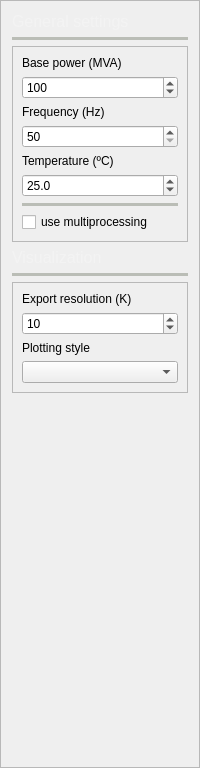
         <widget class="QFrame" name="frame_7">
          <property name="frameShape">
           <enum>QFrame::StyledPanel</enum>
          </property>
          <property name="frameShadow">
           <enum>QFrame::Raised</enum>
          </property>
          <layout class="QVBoxLayout" name="verticalLayout_12">
           <item>
            <widget class="QLabel" name="label_11">
             <property name="palette">
              <palette>
               <active>
                <colorrole role="WindowText">
                 <brush brushstyle="SolidPattern">
                  <color alpha="255">
                   <red>243</red>
                   <green>243</green>
                   <blue>243</blue>
                  </color>
                 </brush>
                </colorrole>
               </active>
               <inactive>
                <colorrole role="WindowText">
                 <brush brushstyle="SolidPattern">
                  <color alpha="255">
                   <red>243</red>
                   <green>243</green>
                   <blue>243</blue>
                  </color>
                 </brush>
                </colorrole>
               </inactive>
               <disabled>
                <colorrole role="WindowText">
                 <brush brushstyle="SolidPattern">
                  <color alpha="255">
                   <red>190</red>
                   <green>190</green>
                   <blue>190</blue>
                  </color>
                 </brush>
                </colorrole>
               </disabled>
              </palette>
             </property>
             <property name="font">
              <font>
               <pointsize>12</pointsize>
              </font>
             </property>
             <property name="text">
              <string>General settings</string>
             </property>
            </widget>
           </item>
           <item>
            <widget class="Line" name="line_5">
             <property name="palette">
              <palette>
               <active>
                <colorrole role="WindowText">
                 <brush brushstyle="SolidPattern">
                  <color alpha="255">
                   <red>186</red>
                   <green>189</green>
                   <blue>182</blue>
                  </color>
                 </brush>
                </colorrole>
               </active>
               <inactive>
                <colorrole role="WindowText">
                 <brush brushstyle="SolidPattern">
                  <color alpha="255">
                   <red>186</red>
                   <green>189</green>
                   <blue>182</blue>
                  </color>
                 </brush>
                </colorrole>
               </inactive>
               <disabled>
                <colorrole role="WindowText">
                 <brush brushstyle="SolidPattern">
                  <color alpha="255">
                   <red>190</red>
                   <green>190</green>
                   <blue>190</blue>
                  </color>
                 </brush>
                </colorrole>
               </disabled>
              </palette>
             </property>
             <property name="frameShadow">
              <enum>QFrame::Plain</enum>
             </property>
             <property name="lineWidth">
              <number>4</number>
             </property>
             <property name="orientation">
              <enum>Qt::Horizontal</enum>
             </property>
            </widget>
           </item>
           <item>
            <widget class="QFrame" name="frame_25">
             <property name="frameShape">
              <enum>QFrame::StyledPanel</enum>
             </property>
             <property name="frameShadow">
              <enum>QFrame::Raised</enum>
             </property>
             <layout class="QVBoxLayout" name="verticalLayout_17">
              <item>
               <widget class="QLabel" name="label_57">
                <property name="text">
                 <string>Base power (MVA)</string>
                </property>
               </widget>
              </item>
              <item>
               <widget class="QDoubleSpinBox" name="sbase_doubleSpinBox">
                <property name="decimals">
                 <number>0</number>
                </property>
                <property name="minimum">
                 <double>1.000000000000000</double>
                </property>
                <property name="maximum">
                 <double>10000000000000000000.000000000000000</double>
                </property>
                <property name="value">
                 <double>100.000000000000000</double>
                </property>
               </widget>
              </item>
              <item>
               <widget class="QLabel" name="label_58">
                <property name="text">
                 <string>Frequency (Hz)</string>
                </property>
               </widget>
              </item>
              <item>
               <widget class="QDoubleSpinBox" name="fbase_doubleSpinBox">
                <property name="decimals">
                 <number>0</number>
                </property>
                <property name="minimum">
                 <double>50.000000000000000</double>
                </property>
                <property name="maximum">
                 <double>60.000000000000000</double>
                </property>
                <property name="singleStep">
                 <double>10.000000000000000</double>
                </property>
               </widget>
              </item>
              <item>
               <widget class="QLabel" name="label_40">
                <property name="text">
                 <string>Temperature (ºC)</string>
                </property>
               </widget>
              </item>
              <item>
               <widget class="QDoubleSpinBox" name="temperature_doubleSpinBox">
                <property name="decimals">
                 <number>1</number>
                </property>
                <property name="minimum">
                 <double>-100.000000000000000</double>
                </property>
                <property name="maximum">
                 <double>100.000000000000000</double>
                </property>
                <property name="value">
                 <double>25.000000000000000</double>
                </property>
               </widget>
              </item>
              <item>
               <widget class="Line" name="line_19">
                <property name="palette">
                 <palette>
                  <active>
                   <colorrole role="WindowText">
                    <brush brushstyle="SolidPattern">
                     <color alpha="255">
                      <red>186</red>
                      <green>189</green>
                      <blue>182</blue>
                     </color>
                    </brush>
                   </colorrole>
                  </active>
                  <inactive>
                   <colorrole role="WindowText">
                    <brush brushstyle="SolidPattern">
                     <color alpha="255">
                      <red>186</red>
                      <green>189</green>
                      <blue>182</blue>
                     </color>
                    </brush>
                   </colorrole>
                  </inactive>
                  <disabled>
                   <colorrole role="WindowText">
                    <brush brushstyle="SolidPattern">
                     <color alpha="255">
                      <red>190</red>
                      <green>190</green>
                      <blue>190</blue>
                     </color>
                    </brush>
                   </colorrole>
                  </disabled>
                 </palette>
                </property>
                <property name="frameShadow">
                 <enum>QFrame::Plain</enum>
                </property>
                <property name="lineWidth">
                 <number>4</number>
                </property>
                <property name="orientation">
                 <enum>Qt::Horizontal</enum>
                </property>
               </widget>
              </item>
              <item>
               <widget class="QCheckBox" name="use_multiprocessing_checkBox">
                <property name="text">
                 <string>use multiprocessing</string>
                </property>
               </widget>
              </item>
             </layout>
            </widget>
           </item>
           <item>
            <widget class="QLabel" name="label_33">
             <property name="palette">
              <palette>
               <active>
                <colorrole role="WindowText">
                 <brush brushstyle="SolidPattern">
                  <color alpha="255">
                   <red>243</red>
                   <green>243</green>
                   <blue>243</blue>
                  </color>
                 </brush>
                </colorrole>
               </active>
               <inactive>
                <colorrole role="WindowText">
                 <brush brushstyle="SolidPattern">
                  <color alpha="255">
                   <red>243</red>
                   <green>243</green>
                   <blue>243</blue>
                  </color>
                 </brush>
                </colorrole>
               </inactive>
               <disabled>
                <colorrole role="WindowText">
                 <brush brushstyle="SolidPattern">
                  <color alpha="255">
                   <red>190</red>
                   <green>190</green>
                   <blue>190</blue>
                  </color>
                 </brush>
                </colorrole>
               </disabled>
              </palette>
             </property>
             <property name="font">
              <font>
               <pointsize>12</pointsize>
              </font>
             </property>
             <property name="text">
              <string>Visualization</string>
             </property>
            </widget>
           </item>
           <item>
            <widget class="Line" name="line_6">
             <property name="palette">
              <palette>
               <active>
                <colorrole role="WindowText">
                 <brush brushstyle="SolidPattern">
                  <color alpha="255">
                   <red>186</red>
                   <green>189</green>
                   <blue>182</blue>
                  </color>
                 </brush>
                </colorrole>
               </active>
               <inactive>
                <colorrole role="WindowText">
                 <brush brushstyle="SolidPattern">
                  <color alpha="255">
                   <red>186</red>
                   <green>189</green>
                   <blue>182</blue>
                  </color>
                 </brush>
                </colorrole>
               </inactive>
               <disabled>
                <colorrole role="WindowText">
                 <brush brushstyle="SolidPattern">
                  <color alpha="255">
                   <red>190</red>
                   <green>190</green>
                   <blue>190</blue>
                  </color>
                 </brush>
                </colorrole>
               </disabled>
              </palette>
             </property>
             <property name="frameShadow">
              <enum>QFrame::Plain</enum>
             </property>
             <property name="lineWidth">
              <number>4</number>
             </property>
             <property name="orientation">
              <enum>Qt::Horizontal</enum>
             </property>
            </widget>
           </item>
           <item>
            <widget class="QFrame" name="frame_24">
             <property name="frameShape">
              <enum>QFrame::StyledPanel</enum>
             </property>
             <property name="frameShadow">
              <enum>QFrame::Raised</enum>
             </property>
             <layout class="QVBoxLayout" name="verticalLayout_16">
              <item>
               <widget class="QLabel" name="label_32">
                <property name="text">
                 <string>Export resolution (K)</string>
                </property>
               </widget>
              </item>
              <item>
               <widget class="QSpinBox" name="resolution_factor_spinBox">
                <property name="toolTip">
                 <string>&lt;html&gt;&lt;head/&gt;&lt;body&gt;&lt;p&gt;Resolution factor.&lt;/p&gt;&lt;p&gt;1K = 1920 x 1080 pixels&lt;/p&gt;&lt;/body&gt;&lt;/html&gt;</string>
                </property>
                <property name="minimum">
                 <number>1</number>
                </property>
                <property name="maximum">
                 <number>100</number>
                </property>
                <property name="value">
                 <number>10</number>
                </property>
               </widget>
              </item>
              <item>
               <widget class="QLabel" name="label_38">
                <property name="text">
                 <string>Plotting style</string>
                </property>
               </widget>
              </item>
              <item>
               <widget class="QComboBox" name="plt_style_comboBox"/>
              </item>
             </layout>
            </widget>
           </item>
           <item>
            <spacer name="verticalSpacer_3">
             <property name="orientation">
              <enum>Qt::Vertical</enum>
             </property>
             <property name="sizeHint" stdset="0">
              <size>
               <width>20</width>
               <height>363</height>
              </size>
             </property>
            </spacer>
           </item>
          </layout>
         </widget>
